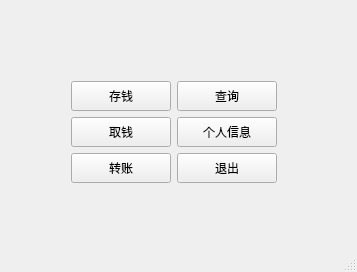
<?xml version="1.0" encoding="UTF-8"?>
<ui version="4.0">
 <class>MainWindow</class>
 <widget class="QMainWindow" name="MainWindow">
  <property name="geometry">
   <rect>
    <x>0</x>
    <y>0</y>
    <width>357</width>
    <height>272</height>
   </rect>
  </property>
  <property name="windowTitle">
   <string>MainWindow</string>
  </property>
  <widget class="QWidget" name="centralwidget">
   <widget class="QPushButton" name="depositButton">
    <property name="geometry">
     <rect>
      <x>71</x>
      <y>81</y>
      <width>100</width>
      <height>30</height>
     </rect>
    </property>
    <property name="minimumSize">
     <size>
      <width>100</width>
      <height>30</height>
     </size>
    </property>
    <property name="maximumSize">
     <size>
      <width>100</width>
      <height>30</height>
     </size>
    </property>
    <property name="text">
     <string>存钱</string>
    </property>
   </widget>
   <widget class="QPushButton" name="withdrawButton">
    <property name="geometry">
     <rect>
      <x>71</x>
      <y>117</y>
      <width>100</width>
      <height>30</height>
     </rect>
    </property>
    <property name="minimumSize">
     <size>
      <width>100</width>
      <height>30</height>
     </size>
    </property>
    <property name="maximumSize">
     <size>
      <width>100</width>
      <height>30</height>
     </size>
    </property>
    <property name="text">
     <string>取钱</string>
    </property>
   </widget>
   <widget class="QPushButton" name="transferButton">
    <property name="geometry">
     <rect>
      <x>71</x>
      <y>153</y>
      <width>100</width>
      <height>30</height>
     </rect>
    </property>
    <property name="minimumSize">
     <size>
      <width>100</width>
      <height>30</height>
     </size>
    </property>
    <property name="maximumSize">
     <size>
      <width>100</width>
      <height>30</height>
     </size>
    </property>
    <property name="text">
     <string>转账</string>
    </property>
   </widget>
   <widget class="QPushButton" name="transactionButton">
    <property name="geometry">
     <rect>
      <x>177</x>
      <y>81</y>
      <width>100</width>
      <height>30</height>
     </rect>
    </property>
    <property name="minimumSize">
     <size>
      <width>100</width>
      <height>30</height>
     </size>
    </property>
    <property name="maximumSize">
     <size>
      <width>100</width>
      <height>30</height>
     </size>
    </property>
    <property name="text">
     <string>查询</string>
    </property>
   </widget>
   <widget class="QPushButton" name="personalButton">
    <property name="geometry">
     <rect>
      <x>177</x>
      <y>117</y>
      <width>100</width>
      <height>30</height>
     </rect>
    </property>
    <property name="minimumSize">
     <size>
      <width>100</width>
      <height>30</height>
     </size>
    </property>
    <property name="maximumSize">
     <size>
      <width>100</width>
      <height>30</height>
     </size>
    </property>
    <property name="text">
     <string>个人信息</string>
    </property>
   </widget>
   <widget class="QPushButton" name="on_logoutButton">
    <property name="geometry">
     <rect>
      <x>177</x>
      <y>153</y>
      <width>100</width>
      <height>30</height>
     </rect>
    </property>
    <property name="minimumSize">
     <size>
      <width>100</width>
      <height>30</height>
     </size>
    </property>
    <property name="maximumSize">
     <size>
      <width>100</width>
      <height>30</height>
     </size>
    </property>
    <property name="text">
     <string>退出</string>
    </property>
   </widget>
  </widget>
  <widget class="QStatusBar" name="statusbar"/>
 </widget>
 <resources/>
 <connections/>
</ui>
